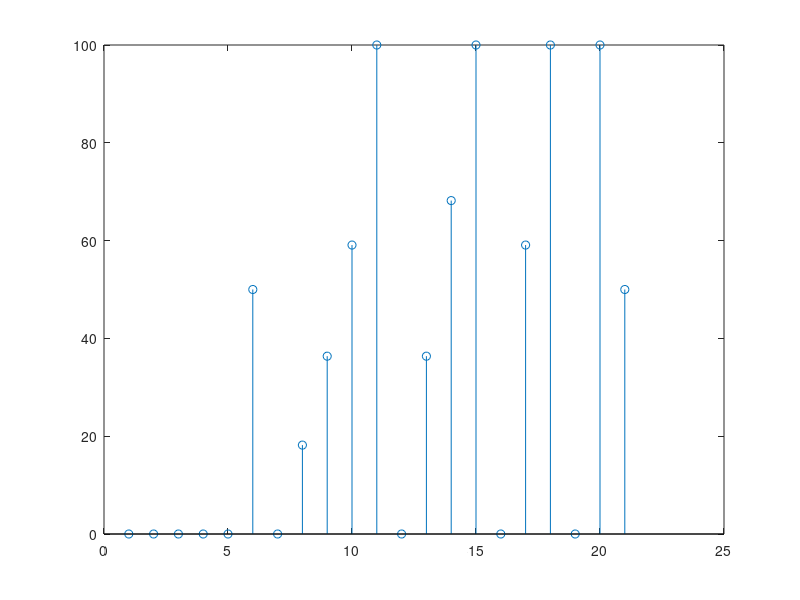

MATLAB code to generate this figure:
%Finite Element Method
NI=50;%Iteration
%Nodes
ND=21;
%Global Coordinates
X=[0 0.2 0.4 0.6 0.8 1.0 0 0.2 0.4 0.6 0.8 0 0.2 0.4 0.6 0 0.2 0.4 0 0.2 0];
Y=[0 0 0 0 0 0 0.2 0.2 0.2 0.2 0.2 0.4 0.4 0.4 0.4 0.6 0.6 0.6 0.8 0.8 1.0];
%Fixed Nodes
NP=15;
NDP=[1 2 3 4 5 6 7 11  12 15 16 18 19 20 21];
VAL=[0 0 0 0 0 50 0 100 0 100 0 100 0 100 50];
%Element
NE=25;
NL=[1 2 7;2 8 7;2 3 8;3 9 8;3 4 9;4 10 9;4 5 10;5 11 10;5 6 11;7 8 12;8 13 12
    ;8 9 13;9 14 13;9 10 14;10 15 14;10 11 15;12 13 16;13 17 16;13 14 17;
    14 18 17;14 15 18;16 17 19;17 20 19;17 18 20;19 20 21];
E0=1.0E-9/(36*pi);
ER=ones(1,NE);
%Evaluate coefficient matrix for each element and assemble globally
C=zeros(ND,ND);
for I=1:NE
%Find local coordinates XL,YL for element I
XL=X(NL(I,:));
YL=Y(NL(I,:));
P=[YL(2)-YL(3),YL(3)-YL(1),YL(1)-YL(2)];
Q=[XL(3)-XL(2),XL(1)-XL(3),XL(2)-XL(1)];
Area=0.5*abs(P(2)*Q(3)-Q(2)*P(3));
CE=ER(I)*(P'*P+Q'*Q)/(4*Area);
J=1:3;
L=1:3;
IR=NL(I,J);
IC=NL(I,L);
C(IR,IC)=C(IR,IC)+CE(J,L);
end
LF=setdiff(1:ND,NDP);
V=zeros(1,ND);
V(NDP)=VAL;
NF=length(LF);
for N=1:NI
    for ii=1:NF
        rowC=C(LF(ii),:);
        rowC(LF(ii))=0;
        V(LF(ii))=-1/(C(LF(ii),LF(ii)))*rowC*V';
    end
    figure(1),stem(V),drawnow
end
disp([{'Node','X','Y','Potential'};num2cell([(1:ND)',X',Y',V'])]);
